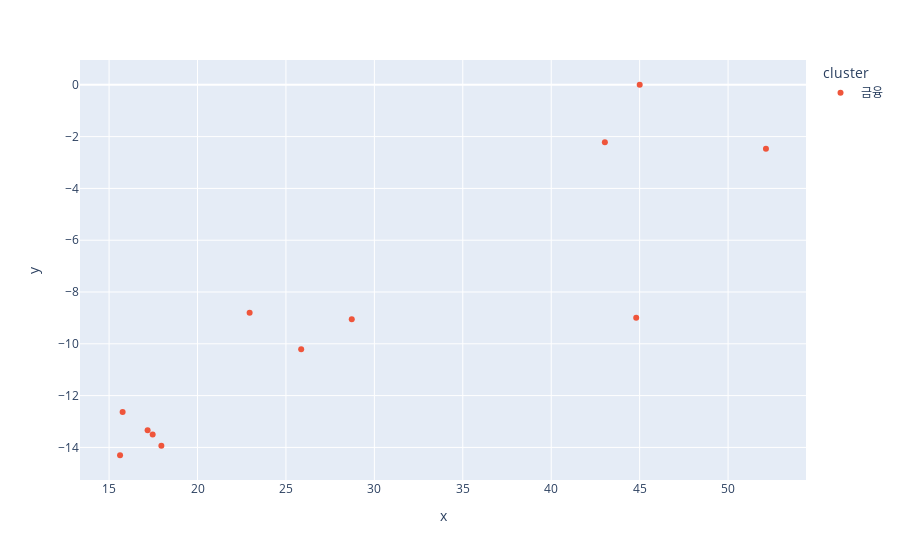

Notebook cell for this chart:
### Code cell
px.scatter(
    company_info,
    x='x',
    y='y',
    color='cluster'
)

### Figure 1 — Plotly figure (JSON) as saved in the notebook; plotly's stock layout.template omitted (floating-point values rounded to 4 significant figures)
{"data": [{"hovertemplate": "cluster=금융<br>x=%{x}<br>y=%{y}<extra></extra>", "legendgroup": "금융", "marker": {"color": "#EF553B", "symbol": "circle"}, "mode": "markers", "name": "금융", "orientation": "v", "showlegend": true, "type": "scatter", "x": [17.18, 25.86, 28.72, 17.96, 17.46, 44.81, 45.0, 43.03, 52.14, 15.77, 22.95, 15.62], "xaxis": "x", "y": [-13.33, -10.21, -9.048, -13.94, -13.51, -8.99, 0.002193, -2.216, -2.47, -12.63, -8.802, -14.3], "yaxis": "y"}], "layout": {"legend": {"title": {"text": "cluster"}, "tracegroupgap": 0}, "margin": {"t": 60}, "xaxis": {"anchor": "y", "domain": [0, 1], "title": {"text": "x"}}, "yaxis": {"anchor": "x", "domain": [0, 1], "title": {"text": "y"}}}}
